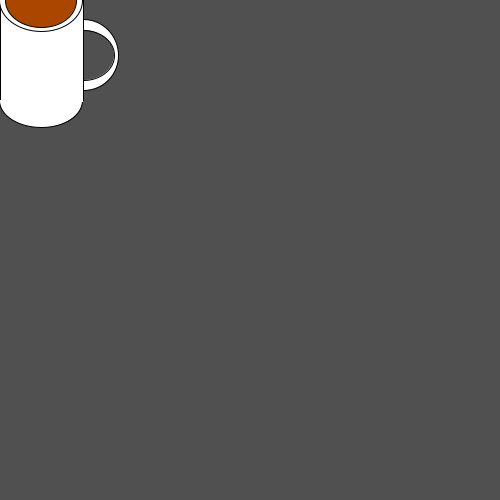
Frame 1 (no input)
Frame 60 (the mouse pressed at the canvas centre just before this capture): identical to frame 1, image omitted
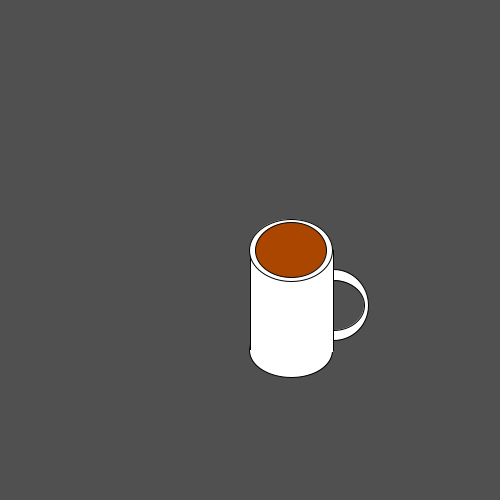
Frame 120 (the mouse held since frame 60 and released just before this capture)

The Processing sketch that drew these frames (run headless with seeded random() and noise(); from frame 60 on, the mouse is pressed at the canvas centre):

// Processing sketch: Lab3_Coffee
// ── Lab3_Coffee.pde
/*
  
 Author: Otieno Maurice
 CS 105. Lab 3
 Description: this is the sketch of a cup of coffee whose direction is determined by the mouse's position 
 */

void setup() {
  size(500, 500); //set the size of the canvas to 100
}
void draw() {
  //Grey background
  background(80);
  drawCup();
}

void drawCup() {

  //Draw mug handlef
  fill(255);
  ellipse(mouseX+width/6, mouseY+height/9, width/7, height/7);

  //Match fill to background color
  fill(80);
  //Draw hole in handle
  ellipse(mouseX+width/6, mouseY+height/9, width/8, height/10);
  //Reset fill back to white
  fill(255);

  //Draw bottom of mug
  ellipse(mouseX+(width/12), mouseY+height/5, width/6, height/9);
  //Draw mug rectangle
  rectMode(CORNER);
  rect(mouseX, mouseY, width/6, height/5);

  //Cover bottom line with a white rect
  noStroke();
  rect(mouseX, mouseY+ height/5, width/6, height/200);
  stroke(0);

  //Top of mug
  ellipse(mouseX+(width/12), mouseY, width/6, height/8);
  //Coffee in the mug
  fill(170, 70, 0);
  ellipse(mouseX+(width/12), mouseY, width/7, height/9);
}
